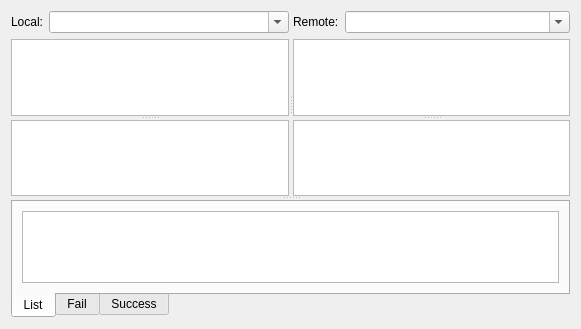
<?xml version="1.0" encoding="UTF-8"?>
<ui version="4.0">
 <class>CFrmFileTransfer</class>
 <widget class="QWidget" name="CFrmFileTransfer">
  <property name="geometry">
   <rect>
    <x>0</x>
    <y>0</y>
    <width>581</width>
    <height>329</height>
   </rect>
  </property>
  <property name="windowTitle">
   <string>Form</string>
  </property>
  <layout class="QGridLayout" name="gridLayout_2">
   <item row="0" column="0">
    <widget class="QSplitter" name="splitter_4">
     <property name="orientation">
      <enum>Qt::Orientation::Vertical</enum>
     </property>
     <widget class="QSplitter" name="splitter_3">
      <property name="orientation">
       <enum>Qt::Orientation::Horizontal</enum>
      </property>
      <widget class="QWidget" name="layoutWidget">
       <layout class="QVBoxLayout" name="verticalLayout_2">
        <item>
         <layout class="QHBoxLayout" name="horizontalLayout">
          <item>
           <widget class="QLabel" name="label">
            <property name="text">
             <string>Local:</string>
            </property>
           </widget>
          </item>
          <item>
           <widget class="QComboBox" name="cbLocal">
            <property name="sizePolicy">
             <sizepolicy hsizetype="Expanding" vsizetype="Fixed">
              <horstretch>0</horstretch>
              <verstretch>0</verstretch>
             </sizepolicy>
            </property>
            <property name="editable">
             <bool>true</bool>
            </property>
           </widget>
          </item>
         </layout>
        </item>
        <item>
         <widget class="QSplitter" name="splitter">
          <property name="orientation">
           <enum>Qt::Orientation::Vertical</enum>
          </property>
          <widget class="QTreeView" name="treeLocal">
           <property name="sizePolicy">
            <sizepolicy hsizetype="Expanding" vsizetype="Expanding">
             <horstretch>0</horstretch>
             <verstretch>0</verstretch>
            </sizepolicy>
           </property>
          </widget>
          <widget class="QTableView" name="tabLocal">
           <property name="sizePolicy">
            <sizepolicy hsizetype="Expanding" vsizetype="Expanding">
             <horstretch>0</horstretch>
             <verstretch>0</verstretch>
            </sizepolicy>
           </property>
          </widget>
         </widget>
        </item>
       </layout>
      </widget>
      <widget class="QWidget" name="layoutWidget">
       <layout class="QVBoxLayout" name="verticalLayout">
        <item>
         <layout class="QHBoxLayout" name="horizontalLayout_2">
          <item>
           <widget class="QLabel" name="label_2">
            <property name="text">
             <string>Remote:</string>
            </property>
           </widget>
          </item>
          <item>
           <widget class="QComboBox" name="cbRemote">
            <property name="sizePolicy">
             <sizepolicy hsizetype="Expanding" vsizetype="Fixed">
              <horstretch>0</horstretch>
              <verstretch>0</verstretch>
             </sizepolicy>
            </property>
            <property name="editable">
             <bool>true</bool>
            </property>
           </widget>
          </item>
         </layout>
        </item>
        <item>
         <widget class="QSplitter" name="splitter_2">
          <property name="orientation">
           <enum>Qt::Orientation::Vertical</enum>
          </property>
          <widget class="QTreeView" name="treeRemote"/>
          <widget class="QTableView" name="tabRemote"/>
         </widget>
        </item>
       </layout>
      </widget>
     </widget>
     <widget class="QTabWidget" name="tabWidget">
      <property name="sizePolicy">
       <sizepolicy hsizetype="Expanding" vsizetype="Expanding">
        <horstretch>0</horstretch>
        <verstretch>0</verstretch>
       </sizepolicy>
      </property>
      <property name="tabPosition">
       <enum>QTabWidget::TabPosition::South</enum>
      </property>
      <property name="currentIndex">
       <number>0</number>
      </property>
      <widget class="QWidget" name="List">
       <attribute name="icon">
        <iconset theme="QIcon::ThemeIcon::DialogInformation"/>
       </attribute>
       <attribute name="title">
        <string>List</string>
       </attribute>
       <layout class="QGridLayout" name="gridLayout_3">
        <item row="0" column="0">
         <widget class="QTableView" name="tabList">
          <property name="contextMenuPolicy">
           <enum>Qt::ContextMenuPolicy::DefaultContextMenu</enum>
          </property>
         </widget>
        </item>
       </layout>
      </widget>
      <widget class="QWidget" name="Fail">
       <attribute name="icon">
        <iconset theme="QIcon::ThemeIcon::DialogError"/>
       </attribute>
       <attribute name="title">
        <string>Fail</string>
       </attribute>
       <layout class="QGridLayout" name="gridLayout_4">
        <item row="0" column="0">
         <widget class="QTableView" name="tabFail"/>
        </item>
       </layout>
      </widget>
      <widget class="QWidget" name="Success">
       <attribute name="title">
        <string>Success</string>
       </attribute>
       <layout class="QGridLayout" name="gridLayout">
        <item row="0" column="0">
         <widget class="QTableView" name="tabSuccess"/>
        </item>
       </layout>
      </widget>
     </widget>
    </widget>
   </item>
  </layout>
 </widget>
 <resources/>
 <connections/>
</ui>
